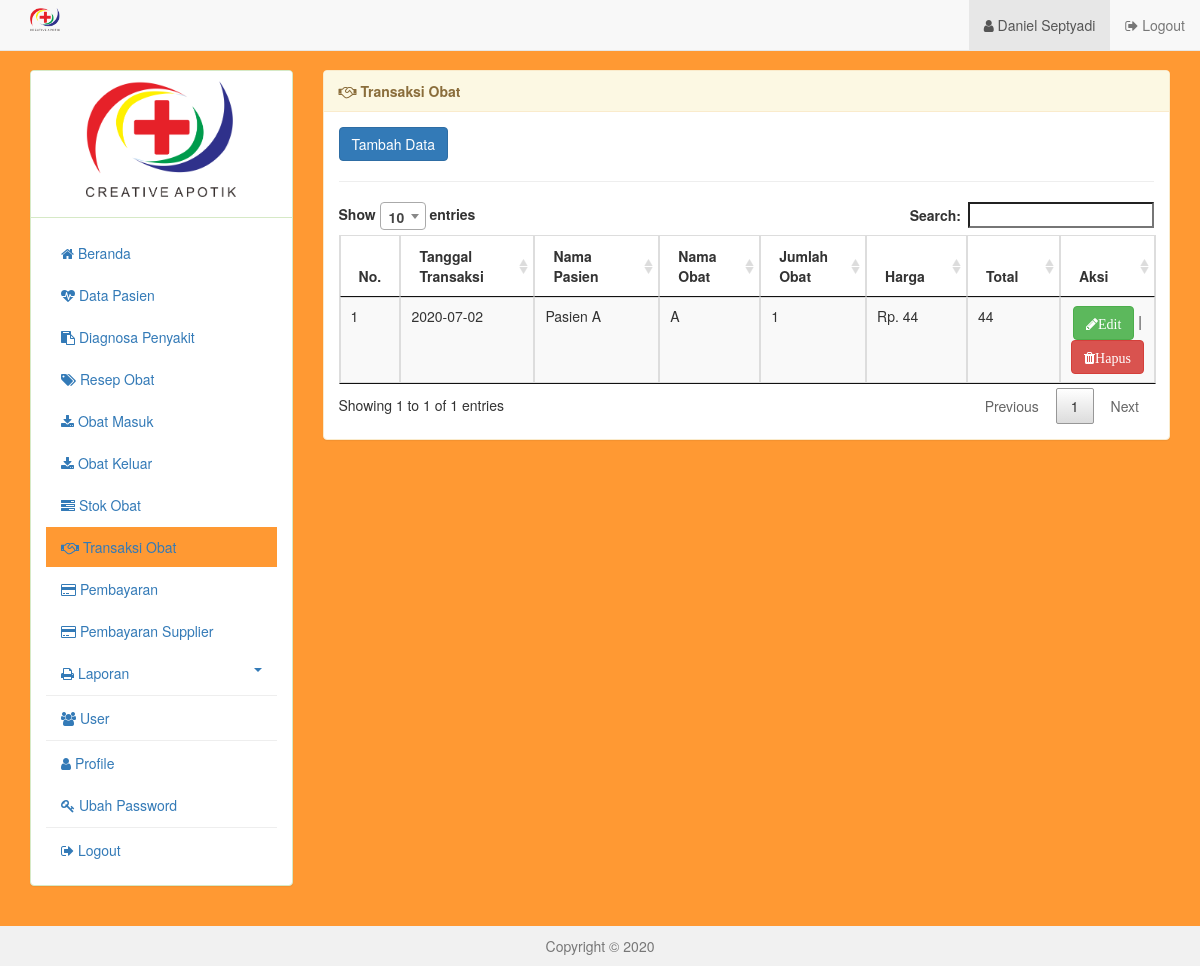
The app's page /users?menu=transaksi (signed in), older data.
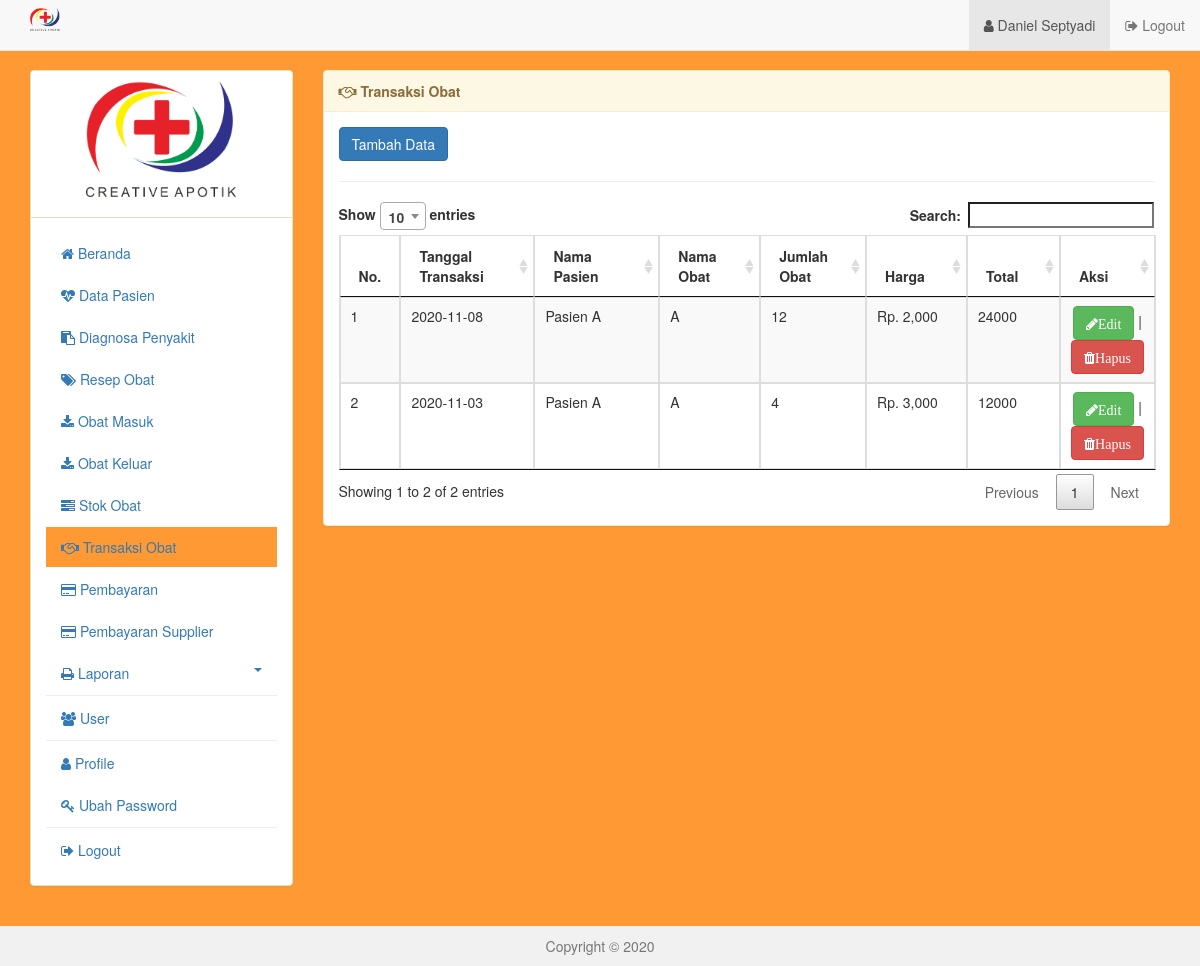
The same page, newer data.
### tables this page shows
CREATE TABLE `tbl_user` (
  `id_user` int(10) NOT NULL,
  `nama_lengkap` text DEFAULT NULL,
  `jk` enum('Laki-Laki','Perempuan') DEFAULT NULL,
  `tlp` varchar(16) DEFAULT NULL,
  `username` text DEFAULT NULL,
  `password` text DEFAULT NULL,
  `level` text DEFAULT NULL,
  `tgl_user` datetime DEFAULT NULL
);

CREATE TABLE `tbl_transaksi` (
  `id_transaksi` int(10) NOT NULL,
  `id_pasien` int(10) DEFAULT NULL,
  `id_resep` int(10) DEFAULT NULL,
  `id_stok` int(10) DEFAULT NULL,
  `tanggal_transaksi` date DEFAULT NULL
);

CREATE TABLE `tbl_pasien` (
  `id_pasien` int(11) NOT NULL,
  `nama_pasien` varchar(30) DEFAULT NULL,
  `tempat_lahir` varchar(15) DEFAULT NULL,
  `tanggal_lahir` date DEFAULT NULL,
  `jk_pasien` char(1) DEFAULT NULL,
  `umur_pasien` int(3) DEFAULT NULL,
  `alamat_pasien` text DEFAULT NULL,
  `agama` varchar(10) DEFAULT NULL,
  `tlp_pasien` varchar(15) DEFAULT NULL
);

CREATE TABLE `tbl_resep` (
  `id_resep` int(10) NOT NULL,
  `id_pasien` int(10) DEFAULT NULL,
  `id_dokter` int(10) DEFAULT NULL,
  `tanggal_resep` date DEFAULT NULL,
  `nama_obat` varchar(30) DEFAULT NULL,
  `jenis_obat` varchar(5) DEFAULT NULL,
  `keterangan` text DEFAULT NULL
);

CREATE TABLE `tbl_obat_keluar` (
  `id_keluar` int(10) NOT NULL,
  `id_stok` int(10) DEFAULT NULL,
  `id_transaksi` int(10) DEFAULT NULL,
  `tanggal_keluar` date DEFAULT NULL,
  `jumlah_keluar` int(10) DEFAULT NULL
);

CREATE TABLE `tbl_stok` (
  `id_stok` int(10) NOT NULL,
  `id_masuk` int(10) DEFAULT NULL,
  `jumlah_obat` int(8) DEFAULT NULL,
  `harga_jual` int(8) DEFAULT NULL,
  `harga_satuan` int(8) DEFAULT NULL
);

### config/koneksi.php (called while the page is built, shortened)
<?php
function view($data=''){
  $v1 = "Aplikasi Persediaan Obat";
  $v2 = "";
  $v3 = "";
  if ($data=='navbar') {
    $v = "";
  }elseif ($data=='1') {
    $v = $v1;
  }elseif ($data=='2') {
    $v = $v2;
  }elseif ($data=='3') {
    $v = $v3;
  }elseif ($data=='footer') {
    $v = "Copyright &copy; 2020";
  }else {
    $v = "$v1 $v2 $v3";
  }
  return $v;
}
?>

### users/transaksi/tabel.php (the view, shortened to what this page needs)
<?php
$cek_data = mysqli_query($con, "SELECT * FROM tbl_transaksi
  INNER JOIN tbl_pasien ON tbl_pasien.id_pasien=tbl_transaksi.id_pasien
  INNER JOIN tbl_resep ON tbl_resep.id_resep=tbl_transaksi.id_resep
  INNER JOIN tbl_stok ON tbl_stok.id_stok=tbl_transaksi.id_stok
  ORDER BY tbl_transaksi.id_transaksi DESC");
?>
<a href="users?menu=transaksi&aksi=tambah" class="btn btn-primary">Tambah Data</a>
<hr>
<table id="data_tables" class="table table-bordered table-striped table-hover" width="100%">
  <thead>
    <tr>
      <th width="1%">No.</th>
      <th width="20%">Tanggal Transaksi</th>
      <th width="20%">Nama Pasien</th>
      <th width="15%">Nama Obat</th>
      <th width="15%">Jumlah Obat</th>
      <th width="15%">Harga</th>
      <th width="19%">Total</th>
      <th width="10%">Aksi</th>
    </tr>
  </thead>
  <tbody>
    <?php
    $no=1;
    while ($baris = mysqli_fetch_array($cek_data)) {
      $query = mysqli_query($con, "SELECT jumlah_keluar FROM tbl_obat_keluar WHERE id_stok='".$baris['id_stok']."'");
      $jml_obat = mysqli_fetch_array($query);
      ?>
      <tr>
        <td><?php echo $no++; ?></td>
        <td><?php echo $baris['tanggal_transaksi']; ?></td>
        <td><?php echo $baris['nama_pasien']; ?></td>
        <td><?php echo $baris['nama_obat']; ?></td>
        <td><?php echo $jml_obat['jumlah_keluar']; ?></td>
        <td>Rp. <?php echo number_format($baris['harga_satuan']); ?></td>
        <td><?php echo $jml_obat['jumlah_keluar'] * $baris['harga_satuan']; ?></td>
        <td class="text-center">
          <a href="users?menu=transaksi&aksi=edit&id=<?php echo $baris['id_transaksi']; ?>" class="btn btn-success " title="Edit"><i class="fa fa-pencil">Edit</i></a> |
          <a href="users?menu=transaksi&aksi=hapus&id=<?php echo $baris['id_transaksi']; ?>" class="btn btn-danger " title="Hapus" onclick="return confirm('Anda Yakin?');"><i class="fa fa-trash">Hapus</i></a>
        </td>
      </tr>
    <?php
    } ?>
  </tbody>
</table>

### users/index.php (shortened to what this page needs)
<?php
include "../config/koneksi.php";
$cek_data = mysqli_query($con, "SELECT * FROM tbl_user WHERE id_user='$_SESSION[id_user]'");
if (mysqli_num_rows($cek_data)==0) {
  echo "<script>window.location='';</script>";
  exit;
}else {
  $nama_akun = mysqli_fetch_array($cek_data)['nama_lengkap'];
}
?>
<!DOCTYPE html>
<html lang="en" dir="ltr">
  <head>
    <link href="assets/css/bootstrap.min.css" rel="stylesheet">
    <link href="assets/css/jquery.dataTables.min.css" rel="stylesheet">
    <link href="assets/css/jquery-ui.css" rel="stylesheet">
    <link href="assets/css/select2.min.css" rel="stylesheet">
    <link href="assets/font-awesome-4.7.0/css/font-awesome.min.css" rel="stylesheet">
    <link href="assets/css/parsley.min.css" rel="stylesheet">
    <link href="assets/css/style.css" rel="stylesheet">
    <link href="assets/css/sticky-footer-navbar.css" rel="stylesheet">
  </head>
  <body style="background:#FF9933;">
    <nav class="navbar navbar-default navbar-fixed-top">
      <div class="container">
        <div class="navbar-header">
          <a class="navbar-x" href="">
            <img src="img/apotek.png" width="30" alt="">
          </a>
        </div>
        <div class="collapse navbar-collapse">
          <ul class="nav navbar-nav navbar-right">
            <li class="active"><a href="users?menu=profile"><i class="fa fa-user"></i> <?php echo $nama_akun; ?></a></li>
            <li><a href="users?menu=logout" onclick="return confirm('Anda Yakin?');"><i class="fa fa-sign-out"></i> Logout</a></li>
          </ul>
        </div>
      </div>
    </nav>
    <div class="container-fluid">
      <div class="col-md-3">
        <?php include "menu.php"; ?>
      </div>
      <div class="col-md-9">
        <?php include "content.php"; ?>
      </div>
    </div>
    <footer class="footer">
      <div class="container">
        <p class="text-muted text-center"><?php echo view('footer'); ?></p>
      </div>
    </footer>
    <link rel="stylesheet" type="text/css" href="assets/plugin/datetimepicker/jquery.datetimepicker.css"/>
  </body>
</html>

### users/menu.php (shortened to what this page needs)
<?php
$menu = ""; $aksi = "";
if (isset($_GET['menu'])) {
  $menu = $_GET['menu'];
}
$level=$_SESSION['level'];
?>
<div id="navbar" class="panel panel-success collapse navbar-collapse" style="padding:0px;">
  <div class="panel-heading collapse navbar-collapse" style="background: white;">
    <center>
      <a href="users"><img src="img/apotek.png" class="img-responsive" width="150" alt=""></a>
    </center>
    <br>
  </div>
  <div class="panel-body">
    <ul class="nav nav-pills nav-stacked">
      <li<?php if($menu==''){echo ' class="submenu_active"';}?>>
        <a href="users"><i class="fa fa-home"></i> Beranda</a>
      </li>
    <?php if ($level=='admin' || $level=='adm'): ?>
      <li<?php if($menu=='data_pasien'){echo ' class="submenu_active"';}?>>
        <a href="users?menu=data_pasien"><i class="fa fa-heartbeat"></i> Data Pasien</a>
      </li>
    <?php endif; ?>
    <?php if ($level=='admin' || $level=='dokter'): ?>
      <li<?php if($menu=='diagnosa_penyakit'){echo ' class="submenu_active"';}?>>
        <a href="users?menu=diagnosa_penyakit"><i class="fa fa-clipboard"></i> Diagnosa Penyakit</a>
      </li>
      <li<?php if($menu=='resep_obat'){echo ' class="submenu_active"';}?>>
        <a href="users?menu=resep_obat"><i class="fa fa-tags"></i> Resep Obat</a>
      </li>
    <?php endif; ?>
    <?php if ($level=='admin' || $level=='apotik'): ?>
      <li<?php if($menu=='obat_masuk'){echo ' class="submenu_active"';}?>>
        <a href="users?menu=obat_masuk"><i class="fa fa-download"></i> Obat Masuk</a>
      </li>
      <li<?php if($menu=='obat_keluar'){echo ' class="submenu_active"';}?>>
        <a href="users?menu=obat_keluar"><i class="fa fa-download"></i> Obat Keluar</a>
      </li>
      <li<?php if($menu=='stok'){echo ' class="submenu_active"';}?>>
        <a href="users?menu=stok"><i class="fa fa-tasks"></i> Stok Obat </a>
      </li>
      <li<?php if($menu=='transaksi'){echo ' class="submenu_active"';}?>>
        <a href="users?menu=transaksi"><i class="fa fa-handshake-o"></i> Transaksi Obat </a>
      </li>
    <?php endif; ?>
    <?php if ($level=='admin' || $level=='kasir'): ?>
      <li<?php if($menu=='pembayaran'){echo ' class="submenu_active"';}?>>
        <a href="users?menu=pembayaran"><i class="fa fa-credit-card"></i> Pembayaran </a>
      </li>
      <li<?php if($menu=='pembayaran_supplier'){echo ' class="submenu_active"';}?>>
        <a href="users?menu=pembayaran_supplier"><i class="fa fa-credit-card"></i> Pembayaran Supplier </a>
      </li>
    <?php endif; ?>
    <?php if ($level=='admin'): ?>
      <li id="dropdown">
				<a data-toggle="collapse" href="#dropdown-lvl1-2" class="collapsed<?php if($menu=='laporan'){echo ' menu_active';}?>" aria-expanded="false">
						<span class="fa fa-print"></span>  Laporan <span class="caret" style="float:right;margin-top:5px;"></span>
				</a>
			</li>
        <li><hr style="margin:0px;"> </li>
        <li<?php if($menu=='user'){echo ' class="submenu_active"';}?>>
          <a href="users?menu=user"><i class="fa fa-users"></i> User</a>
        </li>
      <?php endif; ?>
      <li><hr style="margin:0px;"> </li>
      <li<?php if($menu=='profile'){echo ' class="submenu_active"';}?>>
        <a href="users?menu=profile"><i class="fa fa-user"></i> Profile</a>
      </li>
      <li<?php if($menu=='ubah_pass'){echo ' class="submenu_active"';}?>>
        <a href="users?menu=ubah_pass"><i class="fa fa-key"></i> Ubah Password</a>
      </li>
      <li><hr style="margin:0px;"> </li>
      <li>
        <a href="users?menu=logout" onclick="return confirm('Anda Yakin?');"><i class="fa fa-sign-out"></i> Logout</a>
      </li>
    </ul>
  </div>
</div>

### users/content.php (shortened to what this page needs)
<?php
if(isset($_GET['menu'])){
  $menu = $_GET['menu'];
  if($menu == "data_pasien"){
    include "$menu/index.php";
  }
  else
  if($menu == "diagnosa_penyakit"){
    include "$menu/index.php";
  }
  else
  if($menu == "resep_obat"){
    include "$menu/index.php";
  }
  else
  if($menu == "obat_masuk"){
    include "$menu/index.php";
  }
  else
  if($menu == "stok"){
    include "$menu/index.php";
  }
  else
  if($menu == "transaksi"){
    include "$menu/index.php";
  }
}else {
  include "beranda.php";
}
?>

### users/transaksi/index.php (shortened to what this page needs)
<div class="panel panel-warning">
  <div class="panel-heading">
    <b><i class="fa fa-handshake-o"></i> <?php echo ucwords($_GET['aksi']); ?> Transaksi Obat</b>
  </div>
  <div class="panel-body">
    <?php
    if ($_GET['aksi']=='tambah'){
      include "tambah.php";
    }elseif ($_GET['aksi']=='edit'){
      include "edit.php";
    }elseif ($_GET['aksi']=='hapus'){
      include "hapus.php";
    }elseif ($_GET['aksi']=='detail'){
      include "detail.php";
    }else{
      include "tabel.php";
    } ?>
  </div>
</div>

### assets/css/sticky-footer-navbar.css (style rules this page uses)
html { position: relative; min-height: 100%; }
body { margin-bottom: 60px; }
.footer { position: absolute; bottom: 0; width: 100%; height: 40px; background-color: #f1f1f1; }
.container .text-muted { margin: 10px 0; }
.footer > .container { padding-right: 15px; padding-left: 15px; }

### users/index.php (style rules this page uses)
.navbar-x { float:left;height: 50px;line-height: 20px;text-decoration:none;color: #FF00FF;font-size:18px;font-weight:bold;padding: 7px 15px; }
.container-fluid { padding-top:70px; }
nav > .container { margin-left:0px;margin-right:0px;width:100% }

### users/menu.php (style rules this page uses)
.submenu_active { background:#ff9933;color:#fff; }
.active { background:#ff9933;color:#fff; }

Row changes from the older to the newer data that the page shows:
removed tbl_transaksi: tanggal_transaksi "2020-07-02", id_pasien.nama_pasien "Pasien A", id_resep.nama_obat "A", tbl_obat_keluar.jumlah_keluar "1", id_stok.harga_satuan "44", tbl_obat_keluar.jumlah_keluar "44"
added tbl_transaksi: tanggal_transaksi "2020-11-08", id_pasien.nama_pasien "Pasien A", id_resep.nama_obat "A", tbl_obat_keluar.jumlah_keluar "12", id_stok.harga_satuan "2,000", tbl_obat_keluar.jumlah_keluar "24000"
added tbl_transaksi: tanggal_transaksi "2020-11-03", id_pasien.nama_pasien "Pasien A", id_resep.nama_obat "A", tbl_obat_keluar.jumlah_keluar "4", id_stok.harga_satuan "3,000", tbl_obat_keluar.jumlah_keluar "12000"
Text that changed along with them:
text written by a page script: "Show 10 entries Search: Showing 1 to 1 of 1 entries Previous 1 Next" → "Show 10 entries Search: Showing 1 to 2 of 2 entries Previous 1 Next"
